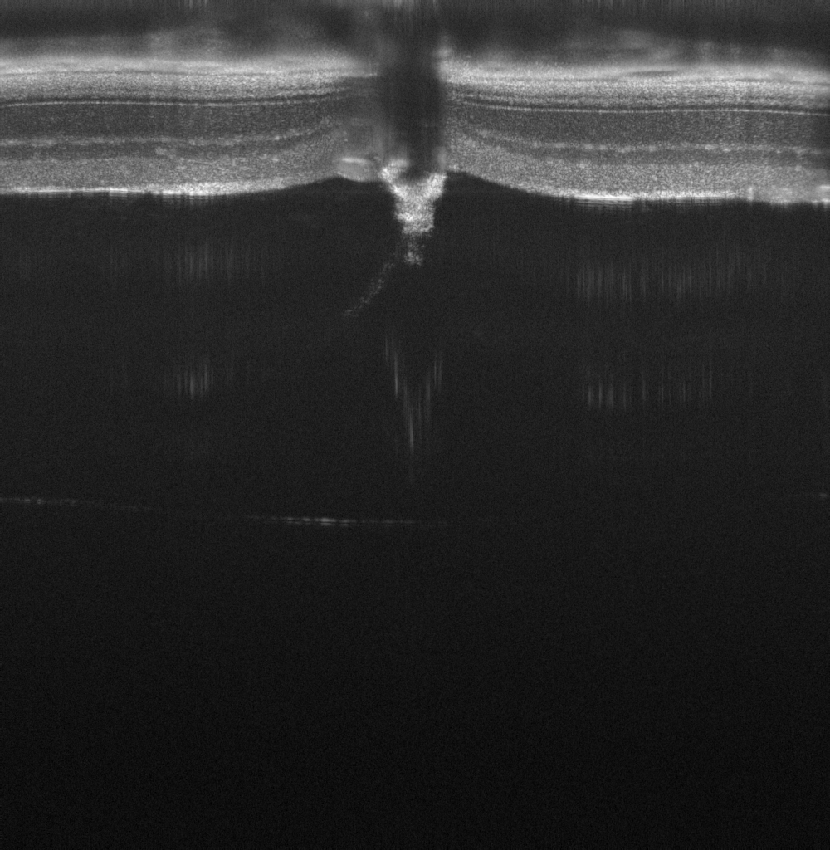
#> input picture oct_segmenter/preprocessing/example-input/001.tiff, 830 x 850 px, shrunk from 1000 x 1024 before the run
$ python -i utils.py   (imports and definitions only)
#> lines starting #> are read from the running program, lines starting #| are printed output that depends on the picture
import base64
import io
import math
import os.path as osp
import uuid

import logging as log
import numpy as np
import PIL.Image
import PIL.ImageDraw


# [47 lines left out: functions img_data_to_pil, img_data_to_arr, img_b64_to_pil, img_b64_to_arr, img_data_to_img_b64, img_data_to_png_data and 1 more, not called in this run]


def pil_to_array(img_pil):
    img_arr = np.array(img_pil)
    return img_arr


# [100 lines left out: functions shapes_to_label, shape_to_mask, lblsave, make_img_size_multiple, make_height_multiple, not called in this run]


def convert_to_grayscale(img: PIL.Image) -> PIL.Image:
    if img.mode == "RGBA" or img.mode == "RGB":
        img = img.convert("L")
    elif img.mode == "I":
        img = img.point(lambda i : i*(1./256)).convert("L")
    elif img.mode == "I;16":
        img = img.point(lambda i : i*(1./256)).convert("L")
    elif img.mode == "L":
        pass
    elif img.mode == "I;16B":
        array = np.uint8(np.rint(np.array(img) / 256.0))
        img = PIL.Image.fromarray(array)
    else:
        log.error(f"Input image has unexpected mode: '{img.mode}'. Exiting...")
        exit(1)

    return img

>>> from PIL import Image
>>> picture = Image.open('example-input/001.tiff')
#> picture is the input picture: PIL image 830x850 I;16; min 11985, max 65317, mean 21144.4
>>> result = convert_to_grayscale(picture)
#> in convert_to_grayscale, `img = img.point(lambda i : i*(1./256)).convert("L")`:
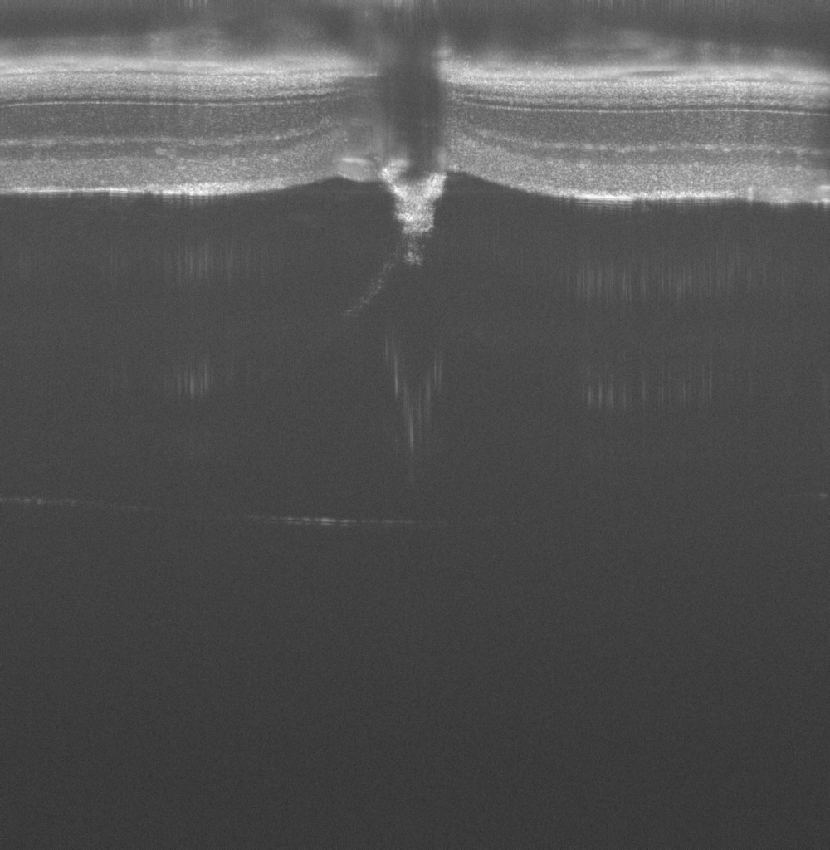
#> img: PIL image 830x850 L; min 46, max 255, mean 82.1
